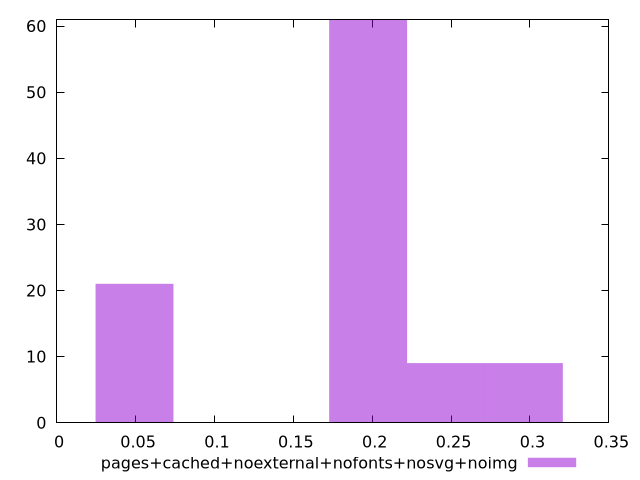

gnuplot code for this plot:
$_pagesCachedNoexternalNofontsNosvgNoimg <<EOF
0.19742961247791413 61
0.2961444187168712 9
0.04935740311947853 21
0.24678701559739266 9
EOF
set key outside below
set terminal pngcairo
set output "report_00006_2020-11-02T20-21-41.718Z/cumulative-layout-shift/pages+cached+noexternal+nofonts+nosvg+noimg//raw_hist.png"
set yrange [0:61]
set boxwidth 0.04935740311947853
set style fill transparent solid 0.5 noborder
plot $_pagesCachedNoexternalNofontsNosvgNoimg title "pages+cached+noexternal+nofonts+nosvg+noimg" with boxes ,
